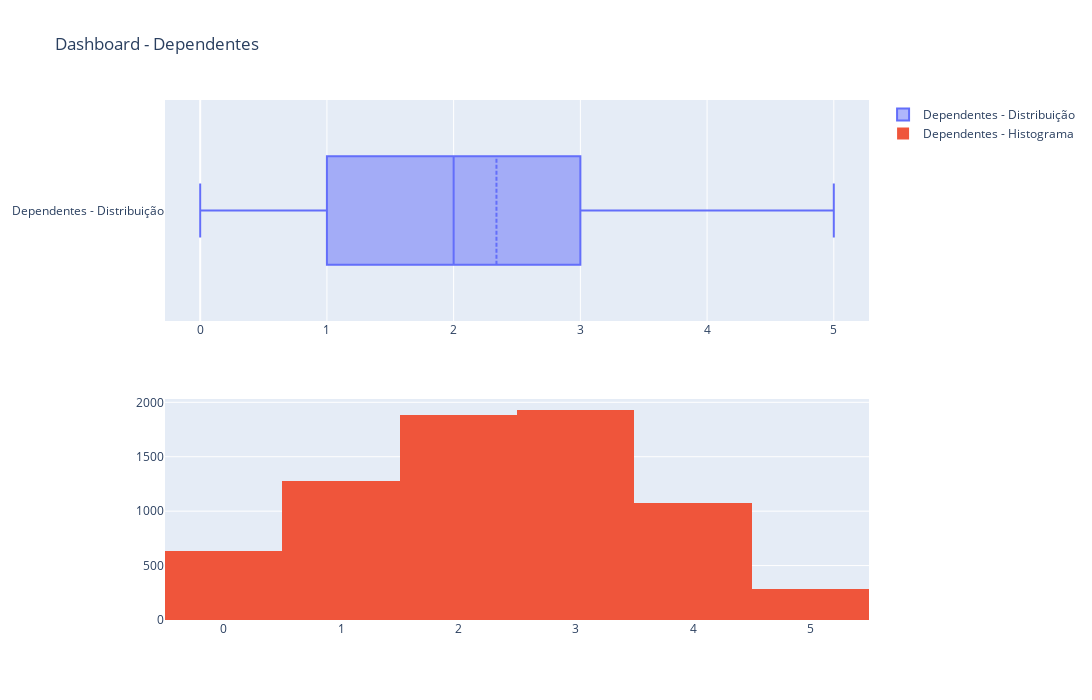

The notebook cell saved with this chart:
### Markdown cell above
#### Plot - Dependentes

### Code cell
plot_charts(base_dados['Dependent_count'], col = 'Dependentes')

### Figure 1 — Plotly figure (JSON) as saved in the notebook; plotly's stock layout.template omitted (floating-point values rounded to 4 significant figures; data arrays with more than 128 entries replaced by an {"elided": "..."} marker saying what was removed)
{"data": [{"boxmean": true, "name": "Dependentes - Distribuição", "type": "box", "x": {"elided": "7081 int values"}, "xaxis": "x", "yaxis": "y"}, {"name": "Dependentes - Histograma", "type": "histogram", "x": {"elided": "7081 int values"}, "xaxis": "x2", "yaxis": "y2"}], "layout": {"height": 700, "title": {"text": "Dashboard - Dependentes"}, "width": 1200, "xaxis": {"anchor": "y", "domain": [0, 1]}, "xaxis2": {"anchor": "y2", "domain": [0, 1]}, "yaxis": {"anchor": "x", "domain": [0.575, 1]}, "yaxis2": {"anchor": "x2", "domain": [0, 0.425]}}}
